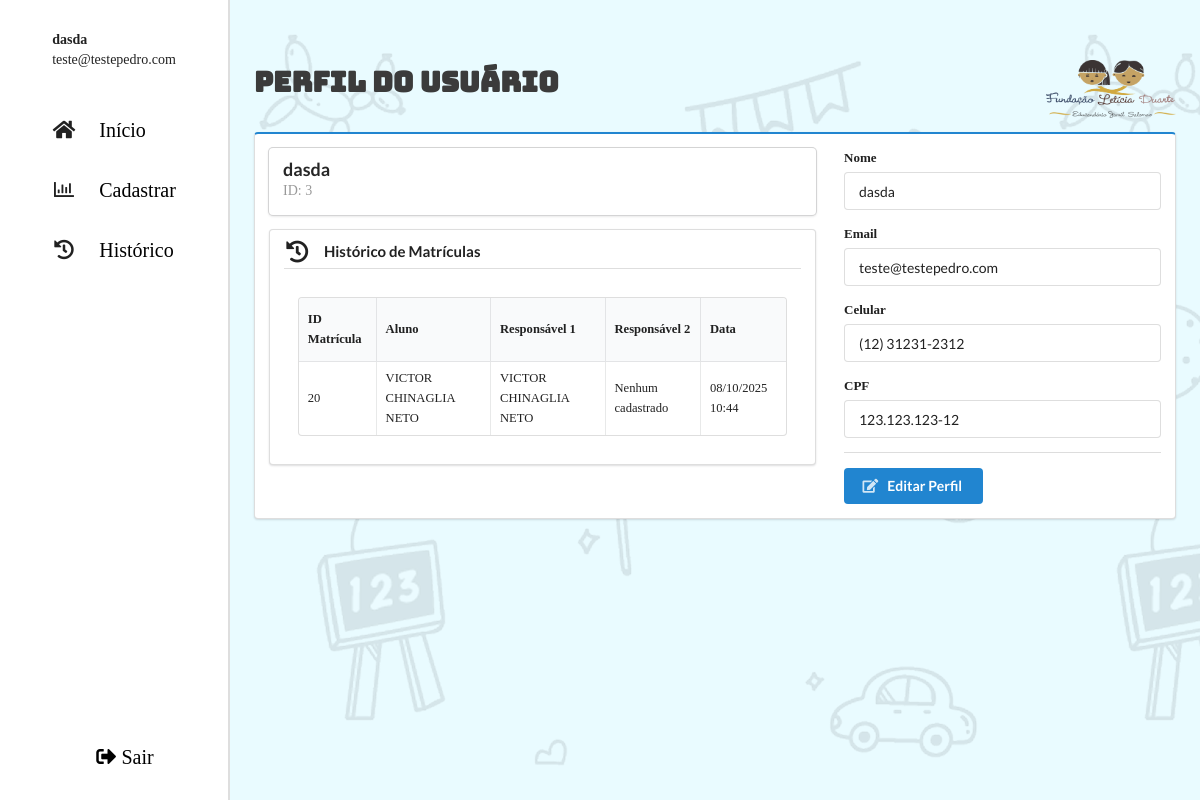
Before: /perfil.php (signed in) with the older database file.
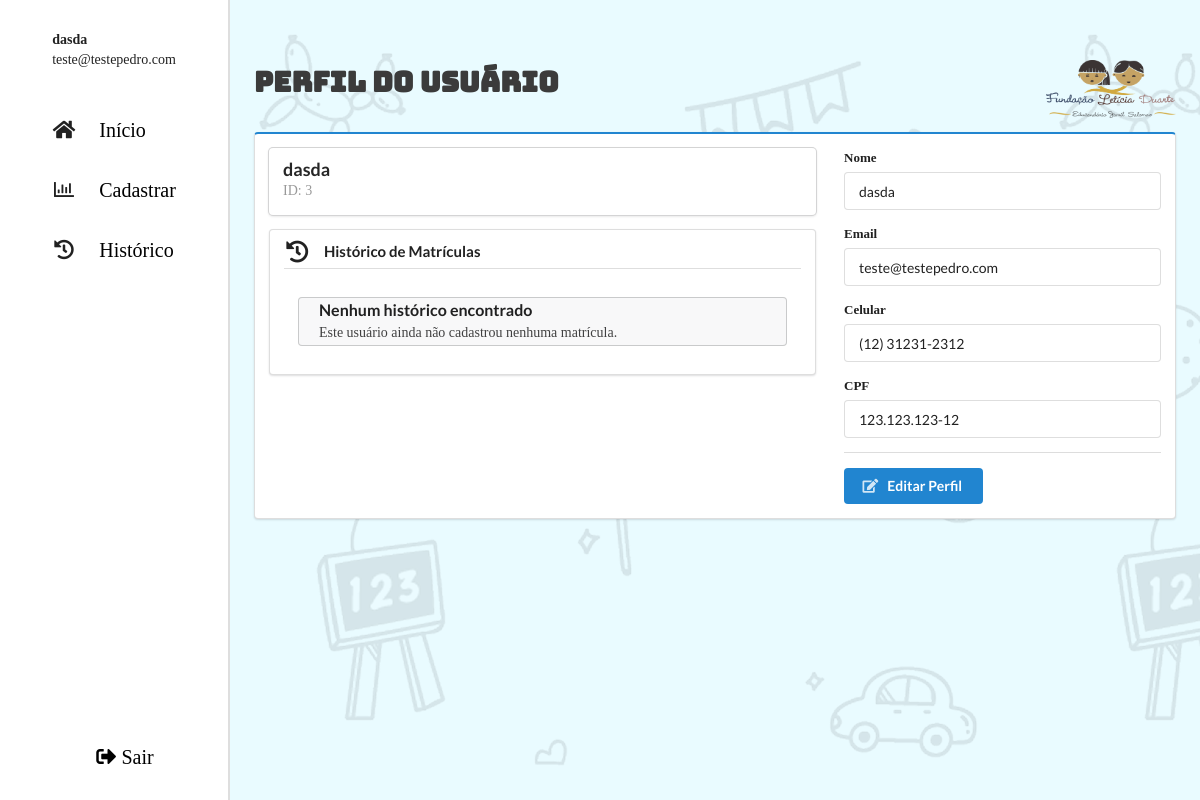
After: the same page with the newer database file.
### tables this page shows
CREATE TABLE `tb_funcionario` (
  `id_funcionario` int(11) NOT NULL,
  `nome` varchar(200) DEFAULT NULL,
  `email` varchar(100) DEFAULT NULL,
  `senha` varchar(255) NOT NULL,
  `celular` varchar(20) DEFAULT NULL,
  `cpf` varchar(14) DEFAULT NULL
);

CREATE TABLE `tb_matricula` (
  `id_matricula` int(11) NOT NULL,
  `aluno_id` int(11) DEFAULT NULL,
  `estrutura_familiar_id` int(11) DEFAULT NULL,
  `funcionario_id` int(11) DEFAULT NULL,
  `data` datetime NOT NULL DEFAULT current_timestamp() COMMENT 'Data e hora de criação do registro',
  `responsavel_1_id` int(11) DEFAULT NULL,
  `responsavel_2_id` int(11) DEFAULT NULL,
  `observacao` longtext DEFAULT NULL COMMENT 'Observação do aluno'
);

CREATE TABLE `tb_alunos` (
  `ra_aluno` int(11) NOT NULL,
  `nome` varchar(200) DEFAULT NULL,
  `data_nascimento` date DEFAULT NULL,
  `etnia` varchar(20) DEFAULT NULL,
  `turma` enum('Bercario 2 A','Bercario 2 B','Bercario 2 C','Maternal I A','Maternal I B','Maternal I C','Maternal II A','Maternal II B','Multisseriada M.M','Multisseriada B.M') DEFAULT NULL,
  `autorizacao_febre` tinyint(1) DEFAULT 0 COMMENT 'Autoriza medicar em caso de febre',
  `remedio` varchar(100) DEFAULT NULL COMMENT 'Nome do remédio autorizado',
  `gotas` int(11) DEFAULT NULL COMMENT 'Quantidade de gotas',
  `permissao_foto` tinyint(1) DEFAULT 0 COMMENT 'Autoriza divulgação de imagem',
  `data_cadastro` timestamp NOT NULL DEFAULT current_timestamp() ON UPDATE current_timestamp(),
  `endereco_id` int(11) DEFAULT NULL,
  `funcionario_id` int(11) DEFAULT NULL
);

CREATE TABLE `tb_responsaveis` (
  `id_responsavel` int(11) NOT NULL,
  `tipo_responsavel` enum('Pai','Mãe','Avô','Avó','Irmão','Irmã','Tio','Tia','Outro') NOT NULL,
  `nome` varchar(200) DEFAULT NULL,
  `data_nascimento` date DEFAULT NULL,
  `estado_civil` enum('Solteiro','Casado','Divorciado','Viuvo') NOT NULL,
  `escolaridade` enum('Fundamental','Médio','Técnico','Superior','Pós-graduação','Outro') NOT NULL,
  `celular` varchar(20) DEFAULT NULL,
  `email` varchar(100) DEFAULT NULL,
  `nome_empresa` varchar(100) DEFAULT NULL,
  `profissao` varchar(100) DEFAULT NULL,
  `telefone_trabalho` varchar(20) DEFAULT NULL,
  `horario_trabalho` varchar(100) DEFAULT NULL,
  `salario` decimal(10,2) DEFAULT NULL,
  `renda_extra` tinyint(1) DEFAULT NULL,
  `valor_renda_extra` decimal(10,2) DEFAULT NULL
);

### perfil.php (the view, shortened to what this page needs)
<?php
include './config.php';
$id = $_SESSION['usuario']['id'] ?? null;
$sql = "SELECT * FROM tb_funcionario WHERE id_funcionario = ?";
$stmt = $conn->prepare($sql);
$stmt->execute([$id]);
$usuario = $stmt->fetch(PDO::FETCH_ASSOC);
$sqlHist = "
    SELECT
        m.id_matricula,
        a.nome AS nome_aluno,
        r1.nome AS responsavel_1,
        r2.nome AS responsavel_2,
        m.data
    FROM tb_matricula m
    LEFT JOIN tb_alunos a ON m.aluno_id = a.ra_aluno
    LEFT JOIN tb_responsaveis r1 ON m.responsavel_1_id = r1.id_responsavel
    LEFT JOIN tb_responsaveis r2 ON m.responsavel_2_id = r2.id_responsavel
    WHERE m.funcionario_id = ?
    ORDER BY m.data DESC
";
$stmtHist = $conn->prepare($sqlHist);
$stmtHist->execute([$id]);
$historico = $stmtHist->fetchAll(PDO::FETCH_ASSOC);
?>
<!DOCTYPE html>
<html lang="pt-br">
<head>
    <link rel="stylesheet" href="https://cdn.jsdelivr.net/npm/semantic-ui@2.5.0/dist/semantic.min.css">
    <link rel="stylesheet" href="./css/sistema.css">
</head>
<body>
    <section class="corpo_pagina">
        <?php include './template/menuLateral.php' ?>
        <main class="conteudo_cadastrados">
            <section class="cabecalho_cadastrados">
                <h2>Perfil do Usuário</h2>
                <img class="ui small image fluid" src="./img/apresentacao_img/Logo Leiticia Duarte.png"
                    alt="Logo Leiticia Duarte">
            </section>
            <section class="sessao_cadastro ui segment blue">
                <?php if ($usuario): ?>
                    <div class="ui two column stackable grid">
                        <div class="ten wide column">
                            <div class="ui card fluid">
                                <div class="content">
                                    <a class="header"><?= ($usuario['nome']) ?></a>
                                    <div class="meta">
                                        <span>ID: <?= ($usuario['id_funcionario']) ?></span>
                                    </div>
                                </div>
                            </div>
                            <div class="ui segment">
                                <h4 class="ui dividing header">
                                    <i class="history icon"></i>
                                    Histórico de Matrículas
                                </h4>
                                <div class="ui very basic segment" style="max-height: 280px; overflow-y: auto;">
                                    <?php if (count($historico) > 0): ?>
                                        <table class="ui celled striped compact small table">
                                            <thead>
                                                <tr>
                                                    <th>ID Matrícula</th>
                                                    <th>Aluno</th>
                                                    <th>Responsável 1</th>
                                                    <th>Responsável 2</th>
                                                    <th>Data</th>
                                                </tr>
                                            </thead>
                                            <tbody>
                                                <?php foreach ($historico as $row): ?>
                                                    <tr>
                                                        <td><?= ($row['id_matricula']) ?></td>
                                                        <td><?= ($row['nome_aluno'] ?? '---') ?></td>
                                                        <td><?= ($row['responsavel_1'] ?? 'Nenhum cadastrado') ?></td>
                                                        <td><?= ($row['responsavel_2'] ?? 'Nenhum cadastrado') ?></td>
                                                        <td><?= $row['data'] ? date('d/m/Y H:i', strtotime($row['data'])) : '---' ?></td>
                                                    </tr>
                                                <?php endforeach; ?>
                                            </tbody>
                                        </table>
                                    <?php else: ?>
                                        <div class="ui message">
                                            <div class="header">Nenhum histórico encontrado</div>
                                            <p>Este usuário ainda não cadastrou nenhuma matrícula.</p>
                                        </div>
                                    <?php endif; ?>
                                </div>
                            </div>
                        </div>
                        <div class="six wide column">
                            <form class="ui form" method="POST" action="salvarPerfil.php" id="formPerfil">
                                <div class="field">
                                    <label>Nome</label>
                                    <input type="text" name="nome" value="<?= ($usuario['nome']) ?>" readonly required>
                                </div>
                                <div class="field">
                                    <label>Email</label>
                                    <input type="email" name="email" value="<?= ($usuario['email']) ?>" readonly required>
                                </div>
                                <div class="field">
                                    <label>Celular</label>
                                    <input type="text" id="celular" name="celular" value="<?= ($usuario['celular']) ?>" readonly required>
                                </div>
                                <div class="field">
                                    <label>CPF</label>
                                    <input type="text" id="cpf" name="cpf" value="<?= ($usuario['cpf']) ?>" readonly required>
                                </div>
                                <div class="ui divider"></div>
                                <button class="ui primary button" type="button" id="editarPerfil">
                                    <i class="edit icon"></i> Editar Perfil
                                </button>
                            </form>
                        </div>
                    </div>
                <?php endif; ?>
            </section>
        </main>
    </section>
</body>
</html>

### template/menuLateral.php (shortened to what this page needs)
<?php
$nome_usuario = $_SESSION['usuario']['nome'];
$email_usuario = $_SESSION['usuario']['email'];
?>
<!DOCTYPE html>
<html lang="PT-BR">
<head>
</head>
<aside class="menu_lateral">
    <section class="opcoes_menu">
        <div class="perfil" onclick="window.location.href='perfil.php'">
            <span class="usuario-info">
                <span class="usuario-nome"><strong><?= $nome_usuario ?></strong></span><br>
                <span class="usuario-email"><?= $email_usuario ?></span>
            </span>
        </div>
        <div class="lista_opcoes">
            <ul>
                <li><i class="home icon"></i><a href="cadastrados.php">Início</a></li>
                <li><i class="chart bar outline icon"></i><a href="formulario-cadastro.php">Cadastrar</a></li>
                <li><i class="history icon"></i><a href="">Histórico</a></li>
            </ul>
        </div>
    </section>
    <section class="container_sair">
        <a href="../sistema-leticia-duarte-web/login.php"><i class="sign-out icon"></i>Sair</a>
    </section>
</aside>

### css/sistema.css (style rules this page uses)
* { margin: 0; padding: 0; font-family: "Baloo2"; }
a { text-decoration: none; }
.corpo_pagina { display: flex; min-height: 100vh; }
.menu_lateral { background-color: #ffffff; min-width: 230px; display: flex; justify-content: space-between; flex-direction: column; align-items: center; padding: 30px; border-right: 2px solid rgb(222, 222, 222); }
.menu_lateral .opcoes_menu { display: flex; flex-direction: column; gap: 50px; align-items: center; }
.menu_lateral .opcoes_menu .perfil { display: flex; gap: 10px; align-items: center; cursor: pointer; transition: 0.3s; }
.opcoes_menu a { margin-left: 20px; color: black; font-size: 20px; transition: 0.3s; }
.opcoes_menu .lista_opcoes ul { list-style: none; padding: 0; margin: 0; font-size: 20px; display: flex; flex-direction: column; gap: 40px; transition: transform 0.5s ease; }
.opcoes_menu .lista_opcoes li { transition: 0.3s; }
.menu_lateral .container_sair a { margin-left: 20px; font-size: 20px; color: black; }
.conteudo_cadastrados { padding: 60px 2vw 20px 2vw; width: 100%; display: flex; flex-direction: column; background: url(../img/cadastro_img/Background.png); background-color: #e6fbffe0; }
.cabecalho_cadastrados { display: flex; justify-content: space-between; align-items: center; width: 100%; }
.cabecalho_cadastrados h2 { font-size: 2rem; transition: 0.5s; color: #3b3b3b; font-family: 'Bungee'; }
.ui.small.image, .ui.small.images .image, .ui.small.images img, .ui.small.images svg { width: 130px; height: auto; font-size: .92857143rem; }
.ui.message { position: relative; min-height: 1em; margin: 0; background: #f8f8f9; padding: 0.2em 1.5em; line-height: 1.4285em; color: rgba(0, 0, 0, .87); border-radius: .28571429rem; box-shadow: 0 0 0 1px rgba(34, 36, 38, .22) inset, 0 0 0 0 transparent; }

Changed rows visible on the page:
removed tb_matricula: id_matricula "20", aluno.nome "VICTOR CHINAGLIA NETO", responsavel_1.nome "VICTOR CHINAGLIA NETO", responsavel_2 "Nenhum cadastrado", data "08/10/2025 10:44"
Other visible differences:
text no longer shown: "ID Matrícula Aluno Responsável 1 Responsável 2 Data"
text now shown: "Nenhum histórico encontrado Este usuário ainda não cadastrou nenhuma matrícula."
